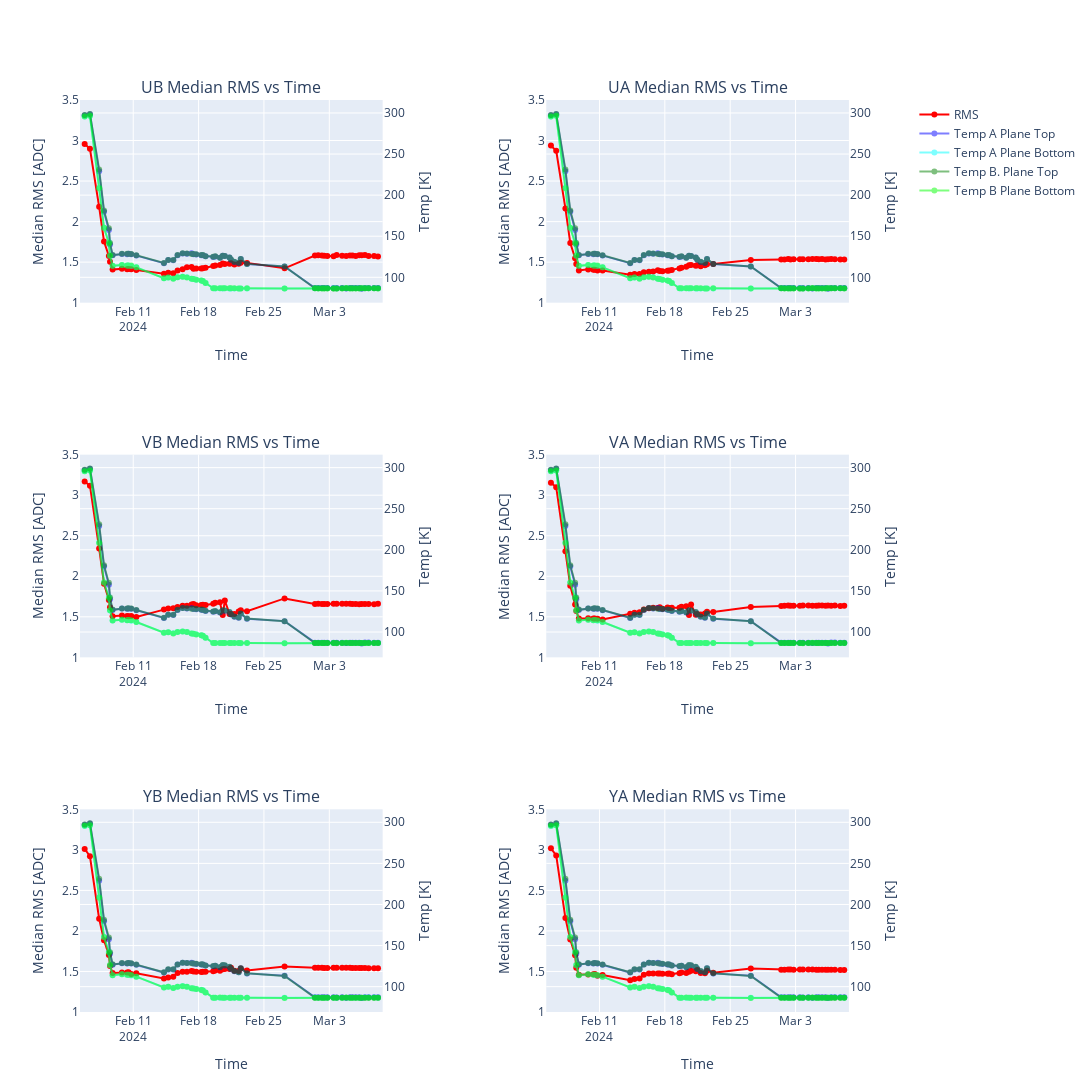

Notebook code for this chart:
### Code cell
#filename = f"RMS_plots_planeB_{Run_num}.pdf"
dt = timedelta(hours=12)
fig = make_subplots(rows=3,cols=2,subplot_titles = (f'UB Median RMS vs Time','UA Median RMS vs Time',f'VB Median RMS vs Time','VA Median RMS vs Time',f'YB Median RMS vs Time','YA Median RMS vs Time',),
                                                   specs=[[{"secondary_y": True}, {"secondary_y": True}],
                           [{"secondary_y": True}, {"secondary_y": True}], [{"secondary_y": True}, {"secondary_y": True}]])
#mask = Noise_df['wire_plane'] == 'UB'
#median = np.median(Noise_df['Raw_rms'][mask])
#mean = np.mean(Noise_df['Raw_rms'][mask])
#fig.add_trace(go.Histogram(x=Noise_df['Raw_rms'][mask],marker_color = 'red',xbins=dict(start = median - 5,end = median+5,size=.05)),row = 1, col =2)
'''
fig.add_trace(go.Scatter(x=Times,y = Extract(run_df['run_median'],0),marker_color = 'red',text = run_df['run'],mode='lines+markers+text'),row = 1, col = 1)
fig.add_trace(go.Scatter(x=Times,y = Extract(run_df['run_median'],1),marker_color = 'red',text = run_df['run'],mode='lines+markers+text'),row = 2, col = 1)
fig.add_trace(go.Scatter(x=Times,y = Extract(run_df['run_median'],2),marker_color = 'red',text = run_df['run'],mode='lines+markers+text'),row = 3, col = 1)
fig.add_trace(go.Scatter(x=Times,y = Extract(run_df['run_median'],3),marker_color = 'red',text = run_df['run'],mode='lines+markers+text'),row = 1, col = 2)
fig.add_trace(go.Scatter(x=Times,y = Extract(run_df['run_median'],4),marker_color = 'red',text = run_df['run'],mode='lines+markers+text'),row = 2, col = 2)
fig.add_trace(go.Scatter(x=Times,y = Extract(run_df['run_median'],5),marker_color = 'red',text = run_df['run'],mode='lines+markers+text'),row = 3, col = 2)
'''
fig.add_trace(go.Scatter(x=Times,y = Extract(run_df['run_median'],0),marker_color = 'red',mode='lines+markers',name = 'RMS'),row = 1, col = 1,secondary_y = False)
fig.add_trace(go.Scatter(x=Times,y = Extract(run_df['run_median'],1),marker_color = 'red',mode='lines+markers',showlegend=False),row = 2, col = 1,secondary_y = False)
fig.add_trace(go.Scatter(x=Times,y = Extract(run_df['run_median'],2),marker_color = 'red',mode='lines+markers',showlegend=False),row = 3, col = 1,secondary_y = False)
fig.add_trace(go.Scatter(x=Times,y = Extract(run_df['run_median'],3),marker_color = 'red',mode='lines+markers',showlegend=False),row = 1, col = 2,secondary_y = False)
fig.add_trace(go.Scatter(x=Times,y = Extract(run_df['run_median'],4),marker_color = 'red',mode='lines+markers',showlegend=False),row = 2, col = 2,secondary_y = False)
fig.add_trace(go.Scatter(x=Times,y = Extract(run_df['run_median'],5),marker_color = 'red',mode='lines+markers',showlegend=False),row = 3, col = 2,secondary_y = False)

fig.add_trace(go.Scatter(x=Times,y = Temp_df['AT'],marker_color = 'blue',mode='lines+markers',name = 'Temp A Plane Top',opacity=0.5),row = 1, col = 1,secondary_y = True)
fig.add_trace(go.Scatter(x=Times,y = Temp_df['AT'],marker_color = 'blue',mode='lines+markers',showlegend=False,opacity=0.5),row = 2, col = 1,secondary_y = True)
fig.add_trace(go.Scatter(x=Times,y = Temp_df['AT'],marker_color = 'blue',mode='lines+markers',showlegend=False,opacity=0.5),row = 3, col = 1,secondary_y = True)
fig.add_trace(go.Scatter(x=Times,y = Temp_df['AT'],marker_color = 'blue',mode='lines+markers',showlegend=False,opacity=0.5),row = 1, col = 2,secondary_y = True)
fig.add_trace(go.Scatter(x=Times,y = Temp_df['AT'],marker_color = 'blue',mode='lines+markers',showlegend=False,opacity=0.5),row = 2, col = 2,secondary_y = True)
fig.add_trace(go.Scatter(x=Times,y = Temp_df['AT'],marker_color = 'blue',mode='lines+markers',showlegend=False,opacity=0.5),row = 3, col = 2,secondary_y = True)

fig.add_trace(go.Scatter(x=Times,y = Temp_df['AB'],marker_color = 'cyan',mode='lines+markers',name = 'Temp A Plane Bottom',opacity=0.5),row = 1, col = 1,secondary_y = True)
fig.add_trace(go.Scatter(x=Times,y = Temp_df['AB'],marker_color = 'cyan',mode='lines+markers',showlegend=False,opacity=0.5),row = 2, col = 1,secondary_y = True)
fig.add_trace(go.Scatter(x=Times,y = Temp_df['AB'],marker_color = 'cyan',mode='lines+markers',showlegend=False,opacity=0.5),row = 3, col = 1,secondary_y = True)
fig.add_trace(go.Scatter(x=Times,y = Temp_df['AB'],marker_color = 'cyan',mode='lines+markers',showlegend=False,opacity=0.5),row = 1, col = 2,secondary_y = True)
fig.add_trace(go.Scatter(x=Times,y = Temp_df['AB'],marker_color = 'cyan',mode='lines+markers',showlegend=False,opacity=0.5),row = 2, col = 2,secondary_y = True)
fig.add_trace(go.Scatter(x=Times,y = Temp_df['AB'],marker_color = 'cyan',mode='lines+markers',showlegend=False,opacity=0.5),row = 3, col = 2,secondary_y = True)

fig.add_trace(go.Scatter(x=Times,y = Temp_df['BT'],marker_color = 'green',mode='lines+markers',name = 'Temp B. Plane Top',opacity=0.5),row = 1, col = 1,secondary_y = True)
fig.add_trace(go.Scatter(x=Times,y = Temp_df['BT'],marker_color = 'green',mode='lines+markers',showlegend=False,opacity=0.5),row = 2, col = 1,secondary_y = True)
fig.add_trace(go.Scatter(x=Times,y = Temp_df['BT'],marker_color = 'green',mode='lines+markers',showlegend=False,opacity=0.5),row = 3, col = 1,secondary_y = True)
fig.add_trace(go.Scatter(x=Times,y = Temp_df['BT'],marker_color = 'green',mode='lines+markers',showlegend=False,opacity=0.5),row = 1, col = 2,secondary_y = True)
fig.add_trace(go.Scatter(x=Times,y = Temp_df['BT'],marker_color = 'green',mode='lines+markers',showlegend=False,opacity=0.5),row = 2, col = 2,secondary_y = True)
fig.add_trace(go.Scatter(x=Times,y = Temp_df['BT'],marker_color = 'green',mode='lines+markers',showlegend=False,opacity=0.5),row = 3, col = 2,secondary_y = True)

fig.add_trace(go.Scatter(x=Times,y = Temp_df['BB'],marker_color = 'lime',mode='lines+markers',name = 'Temp B Plane Bottom',opacity=0.5),row = 1, col = 1,secondary_y = True)
fig.add_trace(go.Scatter(x=Times,y = Temp_df['BB'],marker_color = 'lime',mode='lines+markers',showlegend=False,opacity=0.5),row = 2, col = 1,secondary_y = True)
fig.add_trace(go.Scatter(x=Times,y = Temp_df['BB'],marker_color = 'lime',mode='lines+markers',showlegend=False,opacity=0.5),row = 3, col = 1,secondary_y = True)
fig.add_trace(go.Scatter(x=Times,y = Temp_df['BB'],marker_color = 'lime',mode='lines+markers',showlegend=False,opacity=0.5),row = 1, col = 2,secondary_y = True)
fig.add_trace(go.Scatter(x=Times,y = Temp_df['BB'],marker_color = 'lime',mode='lines+markers',showlegend=False,opacity=0.5),row = 2, col = 2,secondary_y = True)
fig.add_trace(go.Scatter(x=Times,y = Temp_df['BB'],marker_color = 'lime',mode='lines+markers',showlegend=False,opacity=0.5),row = 3, col = 2,secondary_y = True)
def improve_text_position(x):
    """ it is more efficient if the x values are sorted """
    # fix indentation 
    positions = ['top center', 'bottom center']  # you can add more: left center ...
    return [positions[i % len(positions)] for i in range(len(x))]

fig.update_traces(textposition=improve_text_position(Extract(run_df['run_median'],0)),textfont_size=12)

fig.update_layout(yaxis = dict(range = [1,3.5]),xaxis = dict(range = [min(Times)-dt,max(Times)+dt]))
fig.update_layout(yaxis3 = dict(range = [1,3.5]),xaxis2 = dict(range = [min(Times)-dt,max(Times)+dt]))
fig.update_layout(yaxis5 = dict(range = [1,3.5]),xaxis3 = dict(range = [min(Times)-dt,max(Times)+dt]))
fig.update_layout(yaxis7 = dict(range = [1,3.5]),xaxis4 = dict(range = [min(Times)-dt,max(Times)+dt]))
fig.update_layout(yaxis9 = dict(range = [1,3.5]),xaxis5 = dict(range = [min(Times)-dt,max(Times)+dt]))
fig.update_layout(yaxis11 = dict(range = [1,3.5]),xaxis6 = dict(range = [min(Times)-dt,max(Times)+dt]))



fig.update_yaxes(title_text = "Median RMS [ADC]", secondary_y=False,row = 1, col = 1)
fig.update_yaxes(title_text = "Median RMS [ADC]", secondary_y=False,row = 2, col = 1)
fig.update_yaxes(title_text = "Median RMS [ADC]", secondary_y=False,row = 3, col = 1)
fig.update_yaxes(title_text = "Temp [K]", secondary_y=True,row = 1, col = 1)
fig.update_yaxes(title_text = "Temp [K]", secondary_y=True,row = 2, col = 1)
fig.update_yaxes(title_text = "Temp [K]", secondary_y=True,row = 3, col = 1)
fig.update_xaxes(title_text = "Time",row = 1, col = 1)
fig.update_xaxes(title_text = "Time",row = 2, col = 1)
fig.update_xaxes(title_text = "Time",row = 3, col = 1)
fig.update_xaxes(title_text = "Time",row = 1, col = 2)
fig.update_xaxes(title_text = "Time",row = 2, col = 2)
fig.update_xaxes(title_text = "Time",row = 3, col = 2)
fig.update_yaxes(title_text = "Median RMS [ADC]", secondary_y=False,row = 1, col = 2)
fig.update_yaxes(title_text = "Median RMS [ADC]", secondary_y=False,row = 2, col = 2)
fig.update_yaxes(title_text = "Median RMS [ADC]", secondary_y=False,row = 3, col = 2)
fig.update_yaxes(title_text = "Temp [K]", secondary_y=True,row = 1, col = 2)
fig.update_yaxes(title_text = "Temp [K]", secondary_y=True,row = 2, col = 2)
fig.update_yaxes(title_text = "Temp [K]", secondary_y=True,row = 3, col = 2)


fig.update_layout(height = 1200, width = 1600,showlegend = True)
first_run = run_df['run'][0]
last_run = run_df['run'][-1]
fig.write_image(f'/Users/danielcarber/Documents/SBND/Noise Analysis/Plots/Median_RMS_vs_{first_run}_{last_run}.png')
#fig.write_image(directory+filename)
fig.show()
